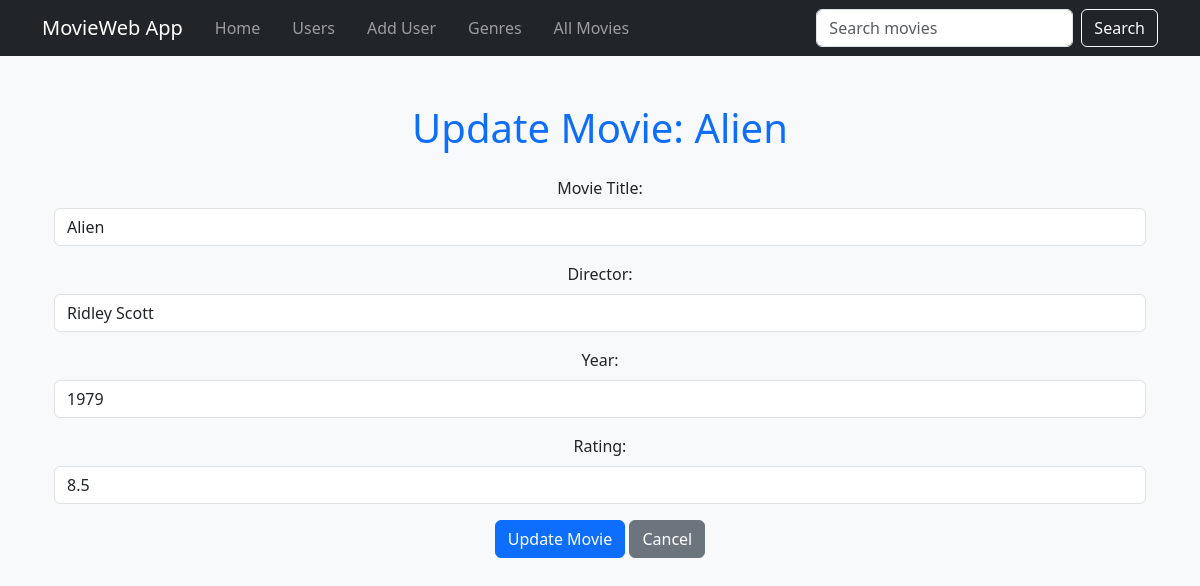
The page /users/1/update_movie/1 on the database as committed earlier.
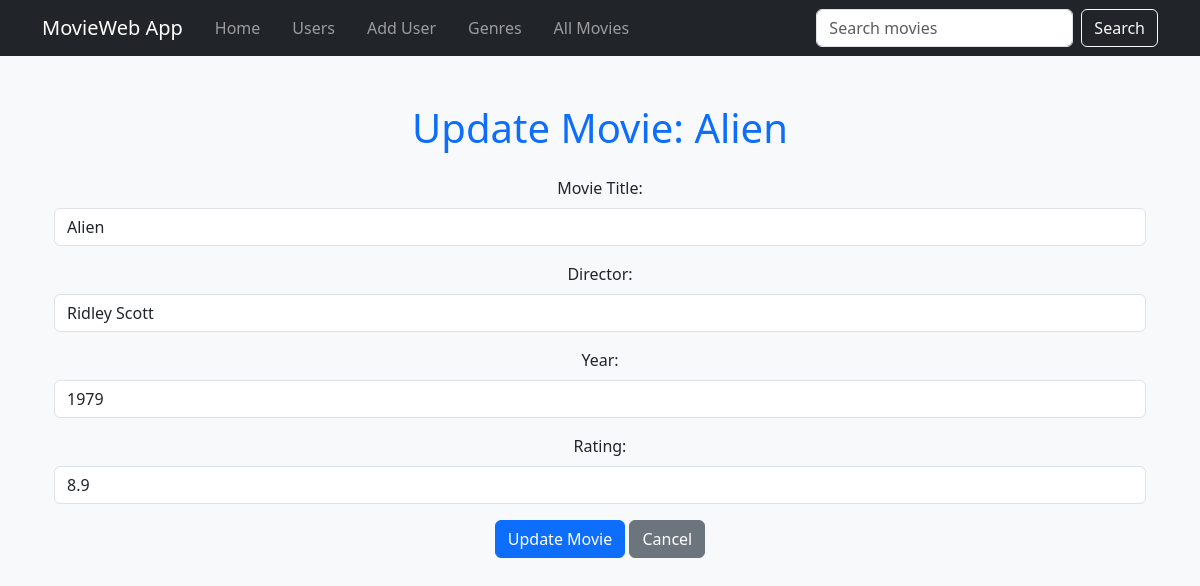
The same page on the database as committed later.
### datamanager/data_models.py (models this page shows)
class Movie(db.Model):
    id = db.Column(db.Integer, primary_key=True)
    name = db.Column(db.String(100), nullable=False)
    director = db.Column(db.String(50), nullable=True)
    year = db.Column(db.Integer, nullable=True)
    rating = db.Column(db.Float, nullable=True)
    poster = db.Column(db.String(255), nullable=True)
    genres = db.relationship('Genre', secondary=movie_genre, backref=db.backref('movies', lazy=True))
    reviews = db.relationship('Review', backref='movie', lazy=True)

### app.py (the view, shortened to what this page needs)
@app.route('/users/<int:user_id>/update_movie/<int:movie_id>', methods=['GET', 'POST'])
def update_movie(user_id, movie_id):
    try:
        user = data_manager.get_user_by_id(user_id)
        if not user:
            return render_template('404.html'), 404
        movie = data_manager.get_movie_by_id(movie_id)
        if not movie:
            return render_template('404.html'), 404
        return render_template('update_movie.html', user=user, movie=movie)
    except Exception as e:
        app.logger.error(f"Error updating movie {movie_id} for user {user_id}: {e}")
        app.logger.error(traceback.format_exc())
        return render_template('500.html'), 500

### datamanager/sqlite_data_manager.py (called while the page is built)
    def get_user_by_id(self, user_id):
        user = self.session.query(User).filter_by(id=user_id).first()
        return user

    def get_movie_by_id(self, movie_id):
        return self.session.query(Movie).get(movie_id)

### templates/update_movie.html (shortened to what this page needs)
{% extends 'base.html' %}
{% block content %}
<div class="container mt-5">
    <h1 class="text-center text-primary mb-4">Update Movie: {{ movie.name }}</h1>
    <form action="{{ url_for('update_movie', user_id=user.id, movie_id=movie.id) }}" method="POST" class="mt-4">
        <div class="mb-3">
            <label for="name" class="form-label">Movie Title:</label>
            <input type="text" id="name" name="name" class="form-control" value="{{ movie.name }}" required>
        </div>
        <div class="mb-3">
            <label for="director" class="form-label">Director:</label>
            <input type="text" id="director" name="director" class="form-control" value="{{ movie.director }}">
        </div>
        <div class="mb-3">
            <label for="year" class="form-label">Year:</label>
            <input type="number" id="year" name="year" class="form-control" value="{{ movie.year }}">
        </div>
        <div class="mb-3">
            <label for="rating" class="form-label">Rating:</label>
            <input type="number" id="rating" name="rating" step="0.1" class="form-control" value="{{ movie.rating }}">
        </div>
        <button type="submit" class="btn btn-primary">Update Movie</button>
        <a href="{{ url_for('user_movies', user_id=user.id) }}" class="btn btn-secondary">Cancel</a>
    </form>
</div>
{% endblock %}

### templates/base.html (shortened to what this page needs)
<!DOCTYPE html>
<html lang="en">
<head>
    <link href="https://cdn.jsdelivr.net/npm/bootstrap@5.3.0/dist/css/bootstrap.min.css" rel="stylesheet">
    <link rel="stylesheet" href="{{ url_for('static', filename='style.css') }}">
</head>
<body class="bg-light">
    {% include 'navbar.html' %}
    <div class="container mt-4 text-center">
        {% block content %}{% endblock %}
    </div>
</body>
</html>

### templates/navbar.html (shortened to what this page needs)
<nav class="navbar navbar-expand-lg navbar-dark bg-dark">
    <div class="container">
        <a class="navbar-brand" href="{{ url_for('home') }}">MovieWeb App</a>
        <div class="collapse navbar-collapse" id="navbarNav">
            <ul class="navbar-nav me-auto mb-2 mb-lg-0">
                <li class="nav-item">
                    <a class="nav-link mx-2" href="{{ url_for('home') }}">Home</a>
                </li>
                <li class="nav-item">
                    <a class="nav-link mx-2" href="{{ url_for('list_users') }}">Users</a>
                </li>
                <li class="nav-item">
                    <a class="nav-link mx-2" href="{{ url_for('add_user') }}">Add User</a>
                </li>
                <li class="nav-item">
                    <a class="nav-link mx-2" href="{{ url_for('list_genres') }}">Genres</a>
                </li>
                <li class="nav-item">
                    <a class="nav-link mx-2" href="{{ url_for('list_movies') }}">All Movies</a>
                </li>
            </ul>
            <form class="d-flex" action="{{ url_for('search_movies') }}" method="GET">
                <input class="form-control me-2" type="search" placeholder="Search movies" aria-label="Search" name="query">
                <button class="btn btn-outline-light" type="submit">Search</button>
            </form>
        </div>
    </div>
</nav>

Rows that differ between the two databases and show on the page:
changed Movie "Alien": rating "8.5" → "8.9"
